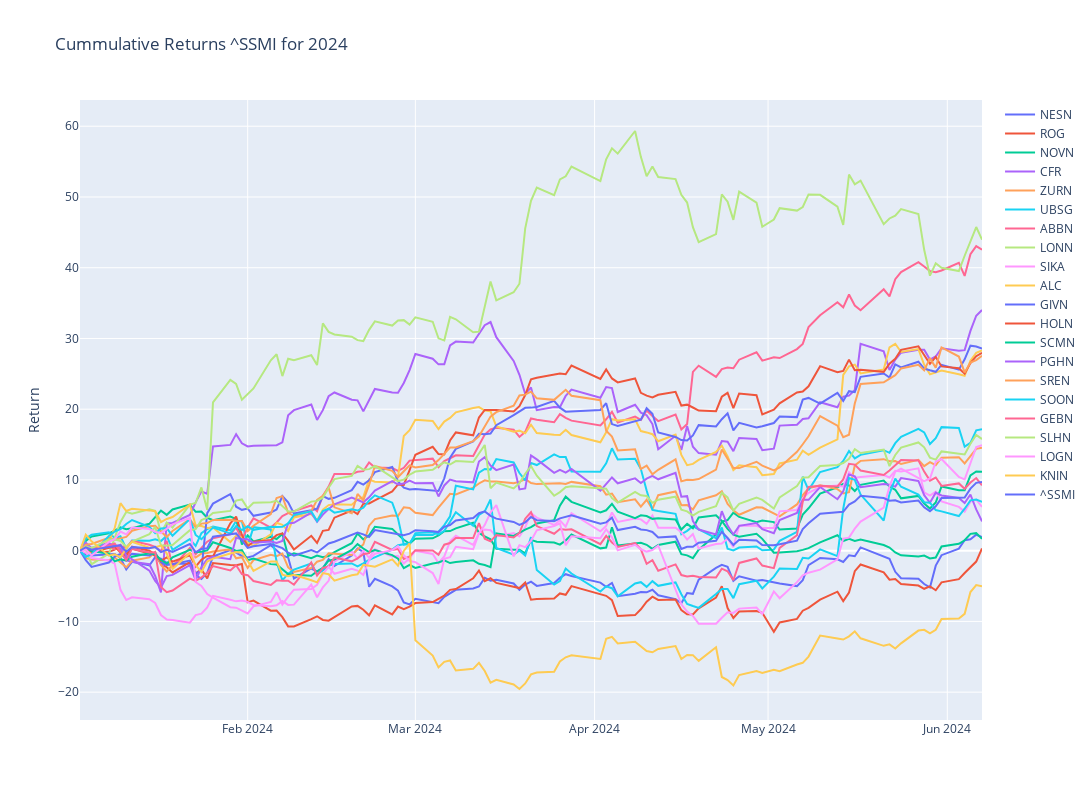

Notebook cell for this chart:
### Code cell
# Plotly
fig = make_subplots()

# Graph (1,1)
# Loop all stock files and get cummulative return for year
for stock in tqdm(index_list):
    f = os.path.join("../input", stock)
    df = pd.read_csv(f+".csv",index_col="Date",parse_dates=True)
    df['Cummulative_Return'] = cumulative_return(df["Adj Close"].loc[year])
    fig.add_trace(go.Scatter(x=df['Cummulative_Return'].loc[year].index,y=df['Cummulative_Return'].loc[year],mode="lines",name=stock.split('.')[0]),row=1,col=1)

# Update xaxis properties
fig.update_yaxes(title_text="Return", row=1, col=1)

fig.update_layout(height=800, width=1300,showlegend=True,title=f"Cummulative Returns {ticker} for {year}")

fig.show()
